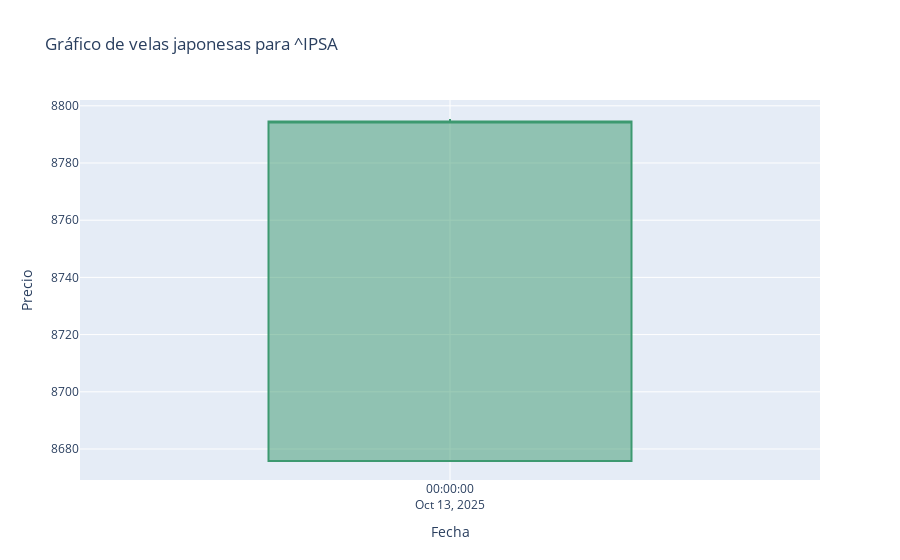

Notebook code cell kept with this figure:
### Markdown cell above
---
<div style="text-align: center;">
    <h2><strong>S&P IPSA</strong></h2>
    <h3>Ticker: ^IPSA</h3>
</div>

### Code cell
# Selecciona el ticker que quieres analizar
ticker = tickers[0]  # Por ejemplo, el primero de la lista

# Si descargaste los datos en formato multi-index, selecciona el ticker así:
df_ticker = data.xs(ticker, axis=1, level=1)
df_ticker = df_ticker.dropna()
# Graficar precios de apertura y cierre

fig = go.Figure(data=[
    go.Candlestick(
        x=df_ticker.index,
        open=df_ticker['Open'],
        high=df_ticker['High'],
        low=df_ticker['Low'],
        close=df_ticker['Close'],
        name='Precio'
    )
])

fig.update_layout(
    title=f'Gráfico de velas japonesas para {ticker}',
    xaxis_title='Fecha',
    yaxis_title='Precio',
    xaxis_rangeslider_visible=False
)

fig.show()

### Figure 1 — Plotly figure (JSON) as saved in the notebook; plotly's stock layout.template omitted (floating-point values rounded to 4 significant figures)
{"data": [{"close": [8795.0], "high": [8795.0], "low": [8676.0], "name": "Precio", "open": [8676.0], "type": "candlestick", "x": ["2025-10-13T00:00:00.000000000"]}], "layout": {"title": {"text": "Gráfico de velas japonesas para ^IPSA"}, "xaxis": {"rangeslider": {"visible": false}, "title": {"text": "Fecha"}}, "yaxis": {"title": {"text": "Precio"}}}}
